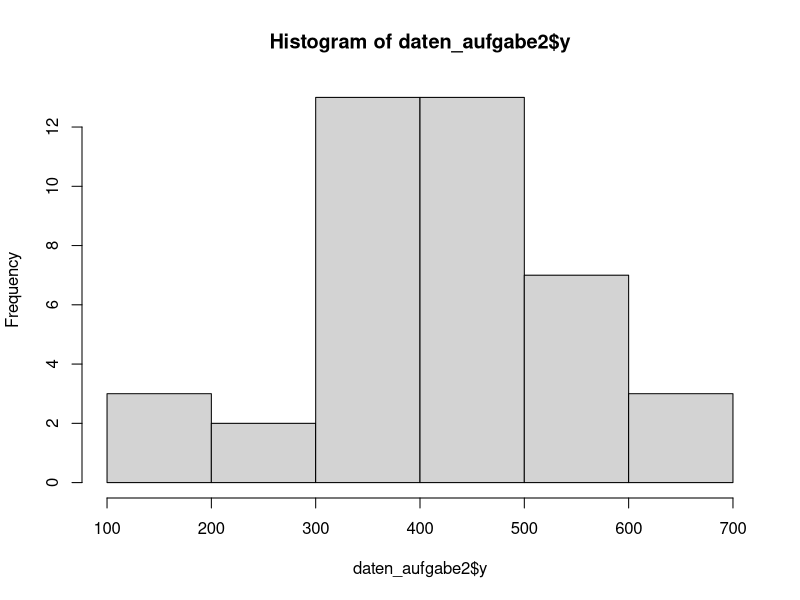

This chart was generated by the following R code: (Note: this script raises an error after producing the figure.)
library(readr)
daten_aufgabe2 <- read_csv("daten2.csv")


# daten_aufgabe2$x2 <- daten_aufgabe2$x2/10
# daten_aufgabe2$x2 <- daten_aufgabe2$x2/10
# daten_aufgabe2$y <- daten_aufgabe2$y -150 
# daten_aufgabe2$y <- daten_aufgabe2$y * 0.8

hist(daten_aufgabe2$y)

summary(lm(y ~ x1 + x2, data = daten_aufgabe2))
write.csv(daten_aufgabe2, "daten2.csv", row.names=FALSE)
